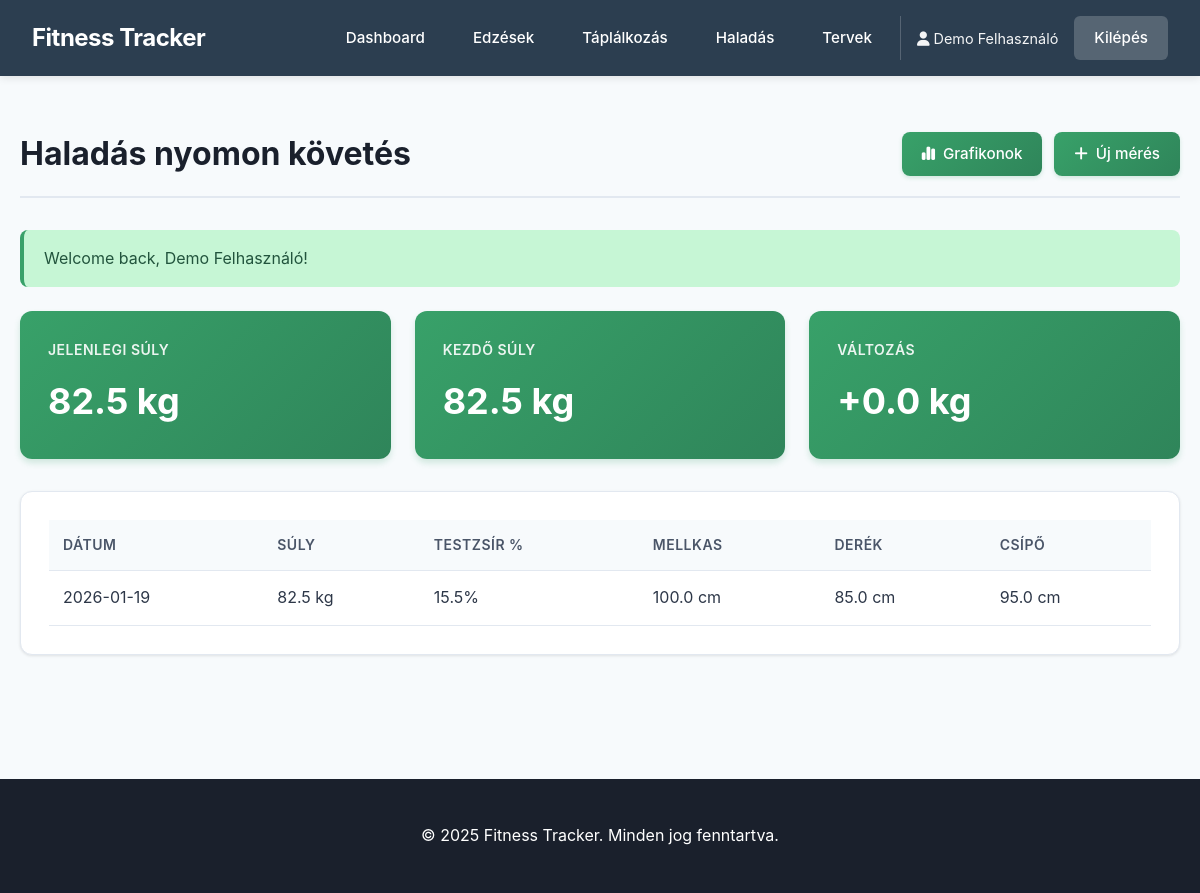
Screenshot of /index.php?action=progress_list (signed in) with the database file from the repository.
### tables this page shows
CREATE TABLE progress (
    id INT AUTO_INCREMENT PRIMARY KEY,
    user_id INT NOT NULL,
    weight DECIMAL(5,2) NOT NULL COMMENT 'Weight in kg',
    body_fat DECIMAL(4,2) DEFAULT NULL COMMENT 'Body fat percentage',
    chest DECIMAL(5,2) DEFAULT NULL COMMENT 'Chest measurement in cm',
    waist DECIMAL(5,2) DEFAULT NULL COMMENT 'Waist measurement in cm',
    hips DECIMAL(5,2) DEFAULT NULL COMMENT 'Hips measurement in cm',
    notes TEXT,
    measurement_date DATE NOT NULL,
    created_at TIMESTAMP DEFAULT CURRENT_TIMESTAMP,
    FOREIGN KEY (user_id) REFERENCES users(id) ON DELETE CASCADE,
    INDEX idx_user_date (user_id, measurement_date)
);

### controllers/BaseController.php (called while the page is built, shortened)
<?php
abstract class BaseController
{
    public function __construct($model)
    {
        $this->model = $model;
    }
    protected function render(string $view, array $data = []): void
    {
        extract($data);
        $viewFile = "views/{$view}.php";
        include $viewFile;
    }
    protected function getUserId(): ?int
    {
        return $_SESSION['user_id'] ?? null;
    }
    protected function getFlash(): ?array
    {
        if (isset($_SESSION['flash_message'])) {
            $flash = [
                'message' => $_SESSION['flash_message'],
                'type' => $_SESSION['flash_type'] ?? 'success'
            ];
            return $flash;
        }
        return null;
    }
}

### controllers/ProgressController.php (called while the page is built, shortened)
<?php
class ProgressController extends BaseController
{
    public function list(): void
    {
        $userId = $this->getUserId();
        $entries = $this->model->getByUserId($userId);
        $weightChange = $this->model->getWeightChange($userId);
        $this->render('progress/index', [
            'entries' => $entries,
            'weightChange' => $weightChange,
            'flash' => $this->getFlash()
        ]);
    }
}

### classes/Router.php (called while the page is built, shortened)
<?php
class Router
{
    private array $routes = [];
    private Database $database;
    public function __construct(Database $database)
    {
        $this->database = $database;
    }
    public function add(string $action, string $controllerClass, string $method, string $modelClass): void
    {
        $this->routes[$action] = [
            'controller' => $controllerClass,
            'method' => $method,
            'model' => $modelClass
        ];
    }
    public function dispatch(?string $action = null): void
    {
        $action = $action ?? $_GET['action'] ?? 'home';
        $route = $this->routes[$action];
        $model = new $route['model']($this->database);
        $controller = new $route['controller']($model);
        $method = $route['method'];
        $controller->$method();
    }
}

### index.php (called while the page is built, shortened)
<?php
require_once 'config/database.php';
require_once 'classes/Database.php';
require_once 'classes/Router.php';
require_once 'models/BaseModel.php';
require_once 'controllers/BaseController.php';
require_once 'models/Progress.php';
require_once 'controllers/ProgressController.php';
$database = Database::getInstance();
$router = new Router($database);
$router->add('login', AuthController::class, 'login', User::class);
$router->add('register', AuthController::class, 'register', User::class);
$router->add('logout', AuthController::class, 'logout', User::class);
$router->add('home', DashboardController::class, 'home', User::class);
$router->add('workout_list', WorkoutController::class, 'list', Workout::class);
$router->add('workout_create', WorkoutController::class, 'create', Workout::class);
$router->add('workout_edit', WorkoutController::class, 'edit', Workout::class);
$router->add('workout_delete', WorkoutController::class, 'delete', Workout::class);
$router->add('nutrition_list', NutritionController::class, 'list', Nutrition::class);
$router->add('nutrition_create', NutritionController::class, 'create', Nutrition::class);
$router->add('nutrition_edit', NutritionController::class, 'edit', Nutrition::class);
$router->add('nutrition_delete', NutritionController::class, 'delete', Nutrition::class);
$router->add('calculator', NutritionController::class, 'calculator', Nutrition::class);
$router->add('progress_list', ProgressController::class, 'list', Progress::class);
$router->add('progress_create', ProgressController::class, 'create', Progress::class);
$router->add('progress_charts', ProgressController::class, 'charts', Progress::class);
$router->add('plan_list', WorkoutPlanController::class, 'list', WorkoutPlan::class);
$router->add('plan_create', WorkoutPlanController::class, 'create', WorkoutPlan::class);
$router->add('plan_show', WorkoutPlanController::class, 'show', WorkoutPlan::class);
$router->add('plan_clone', WorkoutPlanController::class, 'clone', WorkoutPlan::class);
$router->dispatch();

### models/BaseModel.php (called while the page is built, shortened)
<?php
abstract class BaseModel
{
    public function __construct(Database $database)
    {
        $this->db = $database->getConnection();
    }
}

### classes/Database.php (called while the page is built, shortened)
<?php
class Database
{
    private mysqli $connection;
    private function __construct()
    {
        $this->connection = new mysqli(
            DB_HOST,
            DB_USER,
            DB_PASS,
            DB_NAME
        );
        $this->connection->set_charset(DB_CHARSET);
    }
    public function getConnection(): mysqli
    {
        return $this->connection;
    }
}

### models/Progress.php (called while the page is built, shortened)
<?php
class Progress extends BaseModel
{
    protected string $table = 'progress';
    public function getByUserId(int $userId): mysqli_result|false
    {
        $sql = "SELECT * FROM {$this->table} WHERE user_id = ? ORDER BY measurement_date DESC";
        $stmt = $this->db->prepare($sql);
        $stmt->bind_param('i', $userId);
        $stmt->execute();
        return $stmt->get_result();
    }
    public function getWeightChange(int $userId): ?array
    {
        $sql = "SELECT
                    (SELECT weight FROM {$this->table} WHERE user_id = ? ORDER BY measurement_date DESC LIMIT 1) as current_weight,
                    (SELECT weight FROM {$this->table} WHERE user_id = ? ORDER BY measurement_date ASC LIMIT 1) as starting_weight";
        $stmt = $this->db->prepare($sql);
        $stmt->bind_param('ii', $userId, $userId);
        $stmt->execute();
        return $stmt->get_result()->fetch_assoc();
    }
}

### views/progress/index.php (the view)
<?php include 'views/layouts/header.php'; ?>
<div class="container">
    <div class="page-header">
        <h1>Haladás nyomon követés</h1>
        <div>
            <a href="index.php?action=progress_charts" class="btn btn-primary"><i class="fa-solid fa-chart-simple"></i> Grafikonok</a>
            <a href="index.php?action=progress_create" class="btn btn-primary"><i class="fa-solid fa-plus"></i> Új mérés</a>
        </div>
    </div>
    <?php if ($flash): ?><div class="alert alert-<?php echo $flash['type']; ?>"><?php echo htmlspecialchars($flash['message']); ?></div><?php endif; ?>
    <?php if ($weightChange && $weightChange['current_weight']): ?>
    <div class="stats-summary">
        <div class="stat-box">
            <h3>Jelenlegi súly</h3>
            <p class="stat-number"><?php echo number_format($weightChange['current_weight'], 1); ?> kg</p>
        </div>
        <div class="stat-box">
            <h3>Kezdő súly</h3>
            <p class="stat-number"><?php echo number_format($weightChange['starting_weight'], 1); ?> kg</p>
        </div>
        <div class="stat-box">
            <h3>Változás</h3>
            <p class="stat-number"><?php $diff = $weightChange['current_weight'] - $weightChange['starting_weight']; echo ($diff >= 0 ? '+' : '') . number_format($diff, 1); ?> kg</p>
        </div>
    </div>
    <?php endif; ?>
    <div class="card">
        <table class="data-table">
            <thead><tr><th>Dátum</th><th>Súly</th><th>Testzsír %</th><th>Mellkas</th><th>Derék</th><th>Csípő</th></tr></thead>
            <tbody>
                <?php if ($entries && $entries->num_rows > 0): ?>
                    <?php while ($row = $entries->fetch_assoc()): ?>
                    <tr>
                        <td><?php echo date('Y-m-d', strtotime($row['measurement_date'])); ?></td>
                        <td><?php echo number_format($row['weight'], 1); ?> kg</td>
                        <td><?php echo $row['body_fat'] ? number_format($row['body_fat'], 1) . '%' : '-'; ?></td>
                        <td><?php echo $row['chest'] ? number_format($row['chest'], 1) . ' cm' : '-'; ?></td>
                        <td><?php echo $row['waist'] ? number_format($row['waist'], 1) . ' cm' : '-'; ?></td>
                        <td><?php echo $row['hips'] ? number_format($row['hips'], 1) . ' cm' : '-'; ?></td>
                    </tr>
                    <?php endwhile; ?>
                <?php else: ?>
                    <tr><td colspan="6" class="empty-state">Még nincsenek mérések rögzítve.</td></tr>
                <?php endif; ?>
            </tbody>
        </table>
    </div>
</div>
<?php include 'views/layouts/footer.php'; ?>

### public/css/style.css (style rules this page uses)
* { margin: 0; padding: 0; box-sizing: border-box; }
body { font-family: 'Inter', -apple-system, BlinkMacSystemFont, 'Segoe UI', sans-serif; line-height: 1.6; color: #2d3748; background-color: #f7fafc; }
.container { max-width: 1400px; margin: 0 auto; padding: 20px; }
.page-header { display: flex; justify-content: space-between; align-items: center; margin-bottom: 2rem; padding-bottom: 1rem; border-bottom: 2px solid #e2e8f0; }
.page-header h1 { color: #1a202c; font-size: 2rem; font-weight: 700; }
.page-header div { display: flex; gap: 0.75rem; }
.card { background: white; border-radius: 12px; padding: 1.75rem; margin-bottom: 1.5rem; box-shadow: 0 1px 3px rgba(0,0,0,0.1); border: 1px solid #e2e8f0; }
.stats-summary { display: grid; grid-template-columns: repeat(auto-fit, minmax(220px, 1fr)); gap: 1.5rem; margin-bottom: 2rem; }
.stat-box { background: linear-gradient(135deg, #38a169 0%, #2f855a 100%); color: white; padding: 1.75rem; border-radius: 12px; text-align: left; box-shadow: 0 4px 6px rgba(56, 161, 105, 0.2); }
.stat-box h3 { color: white; font-size: 0.875rem; margin-bottom: 0.75rem; opacity: 0.9; text-transform: uppercase; letter-spacing: 0.5px; font-weight: 600; }
.stat-number { font-size: 2.25rem; font-weight: 700; margin: 0; }
.data-table { width: 100%; border-collapse: collapse; }
.data-table thead { background-color: #f7fafc; }
.data-table th, .data-table td { padding: 0.875rem; text-align: left; border-bottom: 1px solid #e2e8f0; }
.data-table th { font-weight: 600; color: #4a5568; font-size: 0.875rem; text-transform: uppercase; letter-spacing: 0.5px; }
.data-table tbody tr { transition: background-color 0.15s; }
.btn { display: inline-flex; align-items: center; justify-content: center; gap: 0.5rem; padding: 0.625rem 1.25rem; border: none; border-radius: 8px; font-size: 0.95rem; font-weight: 500; cursor: pointer; text-decoration: none; transition: all 0.2s; }
.btn-primary { background: linear-gradient(135deg, #38a169 0%, #2f855a 100%); color: white; box-shadow: 0 2px 4px rgba(56, 161, 105, 0.2); }
.alert { padding: 1rem 1.25rem; border-radius: 8px; margin-bottom: 1.5rem; border-left: 4px solid; }
.alert-success { background-color: #c6f6d5; color: #22543d; border-color: #38a169; }

### rows the page displays
progress: measurement_date "2026-01-19", weight "82.5", body_fat "15.5", chest "100.0", waist "85.0", hips "95.0"

### other values shown
$_SESSION['user_name'] "Demo Felhasználó"
$flash['message'] "Welcome back, Demo Felhasználó!"
$weightChange['current_weight'] "82.5"
$weightChange['starting_weight'] "82.5"
$diff "0.0"
